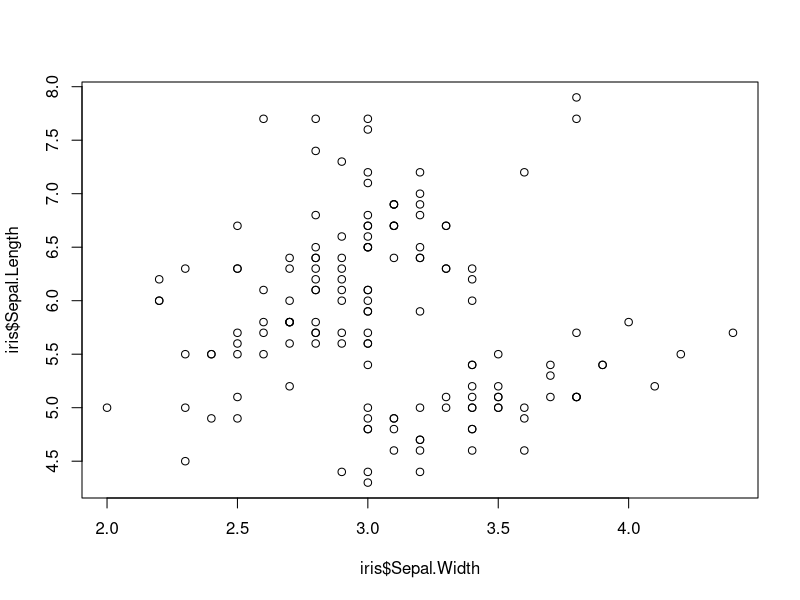
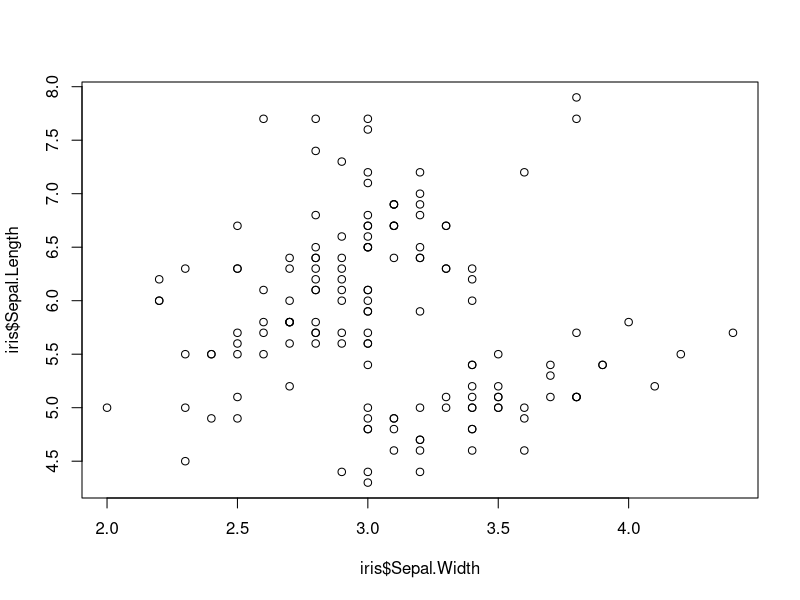
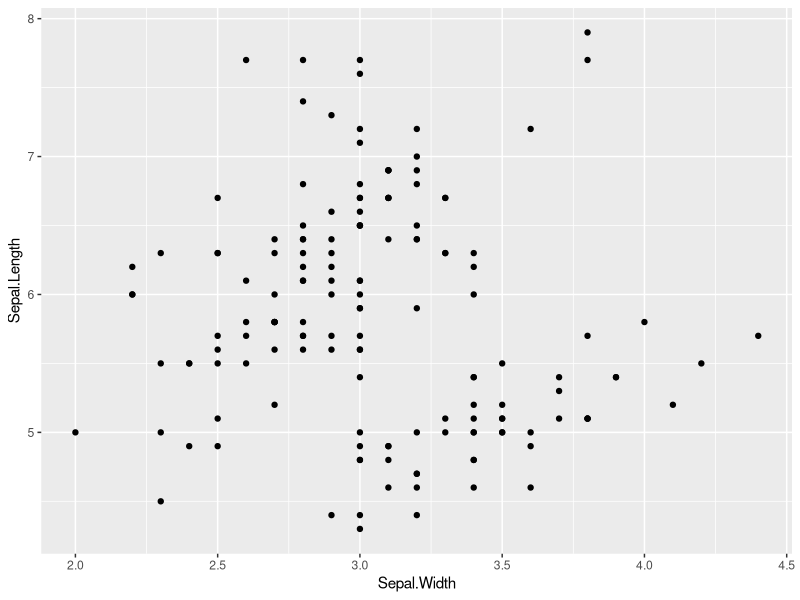
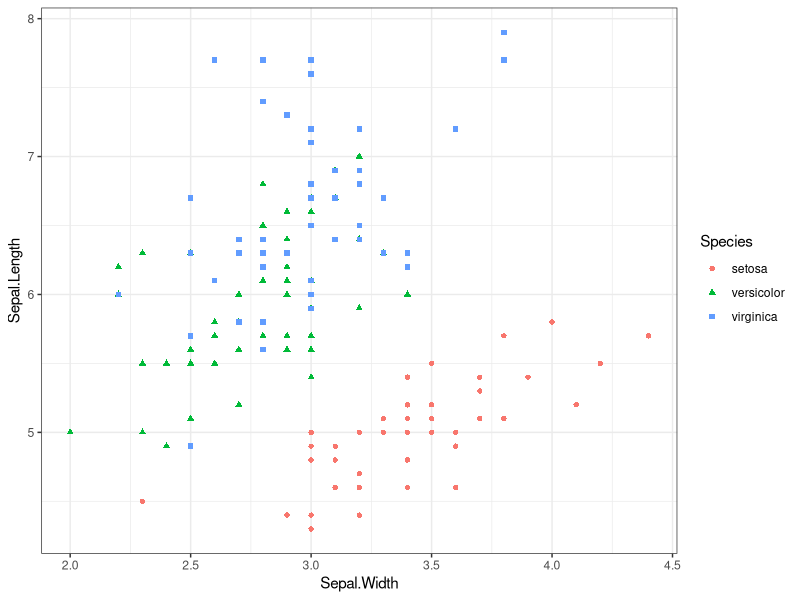
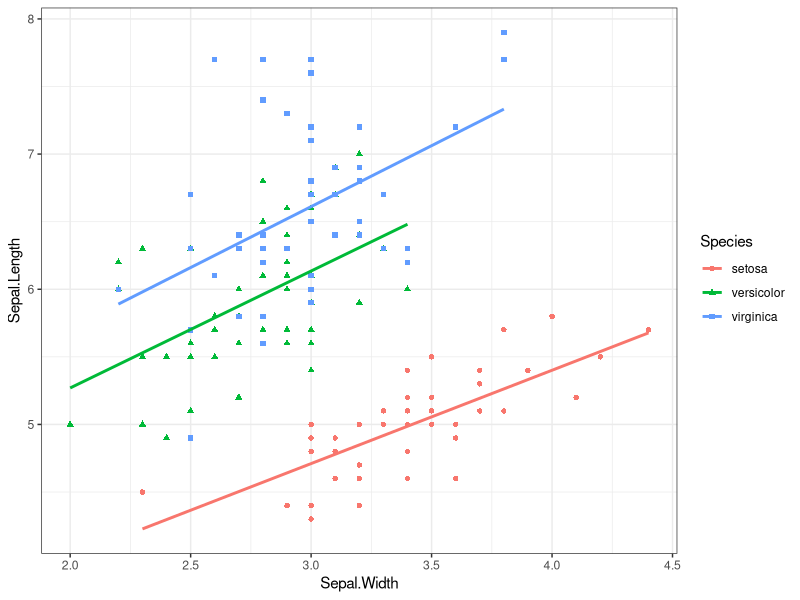
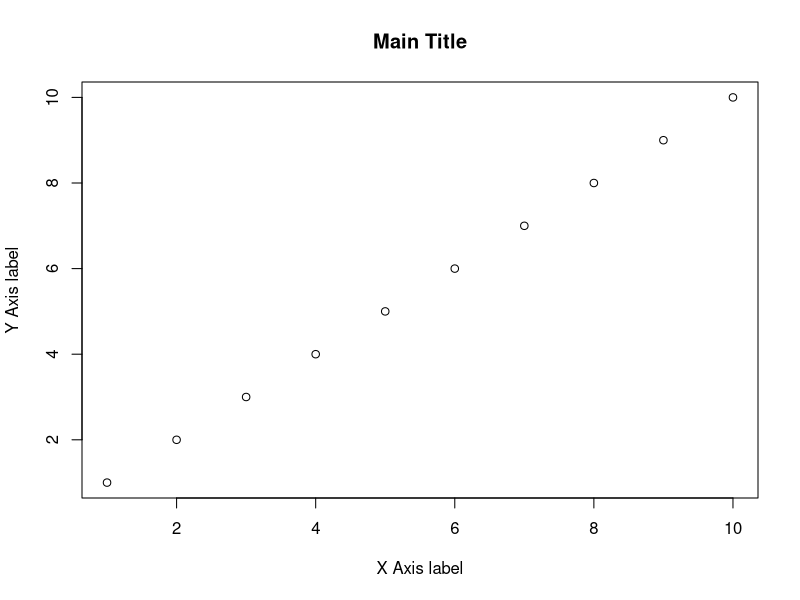
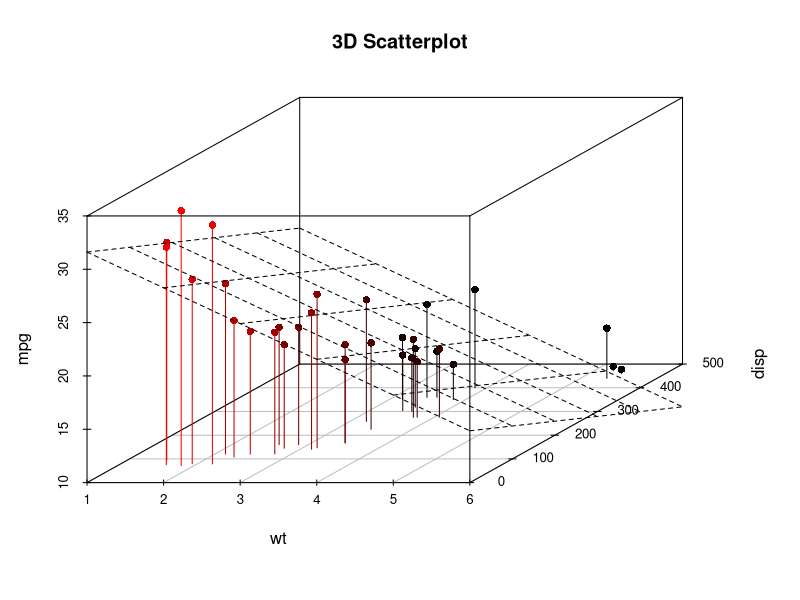
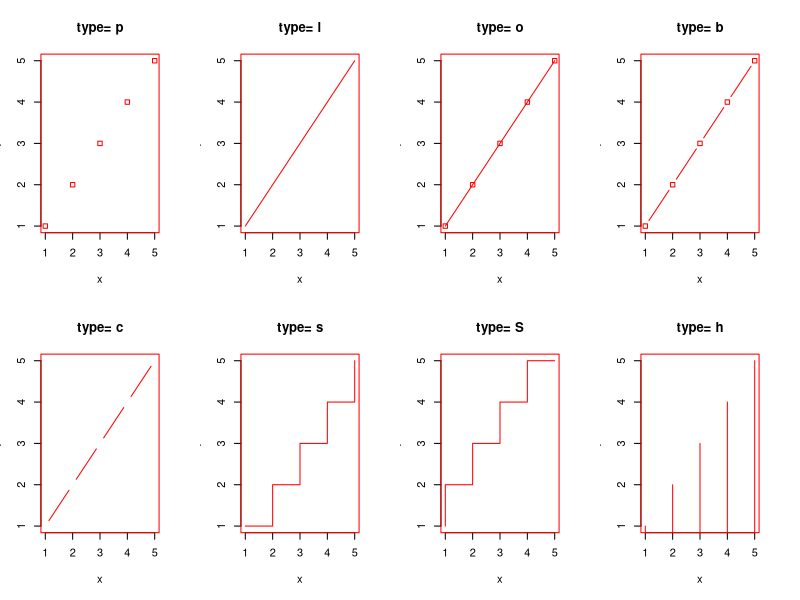

R code for these plots, in order:
##########################################
#  http://www.majorbio.com/
#  Copyright (C) 2019 in Majorbio workshop
#  contact: meng.luo@majorbio.com
##########################################

# Scatterplots (plot(...),scatter(...))

library(datasets)
data(iris)
str(iris)
plot(iris$Sepal.Width, 
     iris$Sepal.Length)

# compare

library(ggplot2)
plot(iris$Sepal.Width,  iris$Sepal.Length)
qplot(Sepal.Width, Sepal.Length, data = iris)
qplot(Sepal.Width, Sepal.Length, data = iris, color = Species, shape = Species) + theme_bw() # theme_classic() 
qplot(Sepal.Width, Sepal.Length, data = iris, color = Species, shape = Species, geom = c("point", "smooth"), method = lm, se = FALSE) + theme_bw()


# A basic scatterplot
plot(x = 1:10,
     y = 1:10,
     xlab = "X Axis label",
     ylab = "Y Axis label",
     main = "Main Title")

# 3D Scatterplot with Coloring and Vertical Lines and Regression Plane
library(scatterplot3d)
attach(mtcars)
s3d <-scatterplot3d(wt,disp,mpg, pch=16, highlight.3d=TRUE,
                    type="h", main="3D Scatterplot")
fit <- lm(mpg ~ wt+disp)
s3d$plane3d(fit)


# Lines (plot(...), lines(...))
x <- c(1:5); y <- x # create some data
par(pch=22, col="red") # plotting symbol and color
par(mfrow=c(2,4)) # all plots on one page
opts = c("p","l","o","b","c","s","S","h")
for(i in 1:length(opts)){
  heading = paste("type=",opts[i])
  plot(x, y, type="n", main=heading)
  lines(x, y, type=opts[i])
}

# barplot (barplot(.))
#barplot(height, width = 1, space = NULL,
#        names.arg = NULL, legend.text = NULL,
#        horiz = FALSE, density = NULL, angle = 45,
#        col = NULL, border = par("fg"),
#        main = NULL, sub = NULL, xlab = NULL, ylab = NULL,
#        xlim = NULL, ylim = NULL, xpd = TRUE, log = "",
#        axes = TRUE, axisnames = TRUE,
#        cex.axis = par("cex.axis"), cex.names = par("cex.axis"),
#        plot = TRUE, axis.lty = 0, .)

# Simple Bar Plot

counts <- table(mtcars$gear)
barplot(counts, main="Car Distribution",
        xlab="Number of Gears")

# Stacked Bar Plot with Colors and Legend
counts <- table(mtcars$vs, mtcars$gear)
barplot(counts, main="Car Distribution by Gears and VS",
        xlab="Number of Gears", col=c("darkblue","red"),
        legend = rownames(counts)) 


# Grouped Bar Plot
counts <- table(mtcars$vs, mtcars$gear)
barplot(counts, main="Car Distribution by Gears and VS",
        xlab="Number of Gears", col=c("darkblue","red"),
        legend = rownames(counts), beside=TRUE)

# Histograms(hist(.))
#hist(x, breaks = "Sturges",
#     freq = NULL, probability = !freq,density = NULL, col = NULL, border = NULL,
#     main = paste("Histogram of" , xname), xlim = range(breaks), ylim = NULL,
#     xlab = xname, ylab,
#     axes = TRUE, plot = TRUE, labels = FALSE, .)

# Simple Histogram
hist(mtcars$mpg)

# Colored Histogram with Different Number of Bins
hist(mtcars$mpg, breaks=12, col="red") 


# Add a Normal Curve
x <- mtcars$mpg
h<-hist(x, breaks=10, col="red", xlab="Miles Per Gallon",
        main="Histogram with Normal Curve")
xfit<-seq(min(x),max(x),length=40)
yfit<-dnorm(xfit,mean=mean(x),sd=sd(x))
yfit <- yfit*diff(h$mids[1:2])*length(x)
lines(xfit, yfit, col="blue", lwd=2) 

# Density Plot (density(.))
# Kernel Density Plot
d <- density(mtcars$mpg) # returns the density data
plot(d) # plots the results 

# Filled Density Plot
d <- density(mtcars$mpg)
plot(d, main="Kernel Density of Miles Per Gallon")
polygon(d, col="red", border="blue") 

# boxplot (boxplot(.))
# S3 method for formula
#boxplot(formula, data = NULL, ., subset, na.action = NULL,
#        xlab = paste(names(mf)[-response], collapse = " : "),
#        ylab = names(mf)[ response],
#        add = FALSE, ann = !add,
#        drop = FALSE, sep = ".", lex.order = FALSE)

# Boxplot of MPG by Car Cylinders
boxplot(mpg~cyl,data=mtcars, main="Car Milage Data",
        xlab="Number of Cylinders", ylab="Miles Per Gallon") 


# Notched Boxplot of Tooth Growth Against 2 Crossed Factors
# boxes colored for ease of interpretation
boxplot(len~supp*dose, data=ToothGrowth, notch=TRUE,
        col=(c("gold","darkgreen")),
        main="Tooth Growth", xlab="Suppliment and Dose") 


# Violin Plots
# install.packages('vioplot')
library(vioplot)
x1 <- mtcars$mpg[mtcars$cyl==4]
x2 <- mtcars$mpg[mtcars$cyl==6]
x3 <- mtcars$mpg[mtcars$cyl==8]
vioplot(x1, x2, x3, names=c("4 cyl", "6 cyl", "8 cyl"),
        col="gold")
title("Violin Plots of Miles Per Gallon")


# Viz large datasets
library (ggplot2)
train <- read.csv('Big_Mart_Dataset.csv',header = T)
ggplot(train, aes(Item_Visibility, Item_MRP)) + geom_point(aes(color = Item_Type)) + 
  scale_x_continuous("Item Visibility", breaks = seq(0,0.35,0.05))+
  scale_y_continuous("Item MRP", breaks = seq(0,270,by = 30))+ 
  theme_bw() + labs(title="Scatterplot") + facet_wrap( ~ Item_Type)

## boxplot 
ggplot(train, aes(Outlet_Identifier, Item_Outlet_Sales)) + geom_boxplot(fill = "red")+
  scale_y_continuous("Item Outlet Sales", breaks= seq(0,15000, by=500))+
  labs(title = "Box Plot", x = "Outlet Identifier")


# Open a pdf file
pdf("rplot.pdf") 
# Create a plot
ggplot(train, aes(Outlet_Identifier, Item_Outlet_Sales)) + geom_boxplot(fill = "red")+
  scale_y_continuous("Item Outlet Sales", breaks= seq(0,15000, by=500))+
  labs(title = "Box Plot", x = "Outlet Identifier")
# Close the pdf file
dev.off() 



# Open a pdf file
png("rplot.png") 
# Create a plot
ggplot(train, aes(Outlet_Identifier, Item_Outlet_Sales)) + geom_boxplot(fill = "red")+
  scale_y_continuous("Item Outlet Sales", breaks= seq(0,15000, by=500))+
  labs(title = "Box Plot", x = "Outlet Identifier")
# Close the pdf file
dev.off() 
